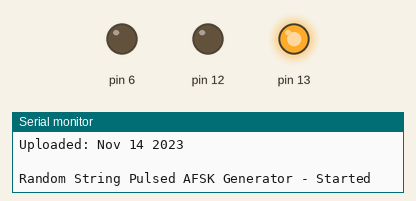
A sketch run on a simulated Arduino Uno, built with avr-gcc and run on an emulated ATmega328P. On the bench: output pins drawn as LEDs (lit = HIGH), the last lines printed to the serial monitor. Random numbers use the default seed unless the sketch sets one; pins used as bus, display or sensor lines are not drawn.

Above: at 0.1 s.
At 123.5 s:
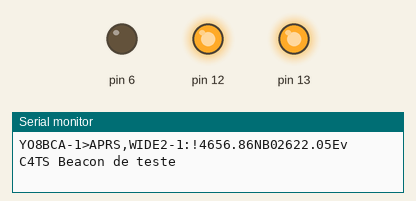
Timing chart, 0 to 125.0 s (numbered marks = the images above):
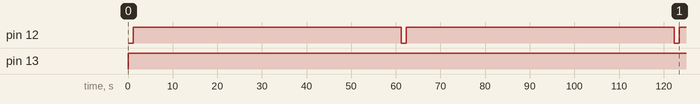

The sketch:

transmisie.ino
```cpp
// (licence header left out)
#include <math.h>
#include <stdio.h>

// Defines the Square Wave Output Pin
#define OUT_PIN 9

#define _1200   1
#define _2400   0

#define _FLAG       0x7e
#define _CTRL_ID    0x03
#define _PID        0xf0
#define _DT_EXP     ','
#define _DT_STATUS  '>'
#define _DT_POS     '!'

#define _FIXPOS         1
#define _STATUS         2
#define _FIXPOS_STATUS  3

bool nada = _2400;

/*
 * SQUARE WAVE SIGNAL GENERATION
 *
 * baud_adj lets you to adjust or fine tune overall baud rate
 * by simultaneously adjust the 1200 Hz and 2400 Hz tone,
 * so that both tone would scales synchronously.
 * adj_1200 determined the 1200 hz tone adjustment.
 * tc1200 is the half of the 1200 Hz signal periods.
 *
 *      -------------------------                           -------
 *     |                         |                         |
 *     |                         |                         |
 *     |                         |                         |
 * ----                           -------------------------
 *
 *     |<------ tc1200 --------->|<------ tc1200 --------->|
 *
 * adj_2400 determined the 2400 hz tone adjustment.
 * tc2400 is the half of the 2400 Hz signal periods.
 *
 *      ------------              ------------              -------
 *     |            |            |            |            |
 *     |            |            |            |            |
 *     |            |            |            |            |
 * ----              ------------              ------------
 *
 *     |<--tc2400-->|<--tc2400-->|<--tc2400-->|<--tc2400-->|
 *
 */
const float baud_adj = 0.975;
const float adj_1200 = 1.0 * baud_adj;
const float adj_2400 = 1.0 * baud_adj;
unsigned int tc1200 = (unsigned int)(0.5 * adj_1200 * 1000000.0 / 1200.0);
unsigned int tc2400 = (unsigned int)(0.5 * adj_2400 * 1000000.0 / 2400.0);

/*
 * This strings will be used to generate AFSK signals, over and over again.
 */
const char *mycall = "YO8BCA";
char myssid = 1;

const char *dest = "APRS";

const char *digi = "WIDE2";
char digissid = 1;

const char *mystatus = "C4TS Beacon de teste";

const char *lat = "4656.86N"; //4656.86N/02622.05E
const char *lon = "02622.05E";
const char sym_ovl = 'B';
const char sym_tab = 'v';

unsigned int tx_delay = 60000;
unsigned int str_len = 400;

char bit_stuff = 0;
unsigned short crc=0xffff;

/*
 *
 */
void set_nada_1200(void);
void set_nada_2400(void);
void set_nada(bool nada);

void send_char_NRZI(unsigned char in_byte, bool enBitStuff);
void send_string_len(const char *in_string, int len);

void calc_crc(bool in_bit);
void send_crc(void);

void send_packet(char packet_type);
void send_flag(unsigned char flag_len);
void send_header(void);
void send_payload(char type);

void set_io(void);
void print_code_version(void);
void print_debug(char type);

/*
 *
 */
void set_nada_1200(void)
{
  digitalWrite(OUT_PIN, HIGH);
  delayMicroseconds(tc1200);
  digitalWrite(OUT_PIN, LOW);
  delayMicroseconds(tc1200);
}

void set_nada_2400(void)
{
  digitalWrite(OUT_PIN, HIGH);
  delayMicroseconds(tc2400);
  digitalWrite(OUT_PIN, LOW);
  delayMicroseconds(tc2400);

  digitalWrite(OUT_PIN, HIGH);
  delayMicroseconds(tc2400);
  digitalWrite(OUT_PIN, LOW);
  delayMicroseconds(tc2400);
}

void set_nada(bool nada)
{
  if(nada)
    set_nada_1200();
  else
    set_nada_2400();
}

/*
 * This function will calculate CRC-16 CCITT for the FCS (Frame Check Sequence)
 * as required for the HDLC frame validity check.
 *
 * Using 0x1021 as polynomial generator. The CRC registers are initialized with
 * 0xFFFF
 */
void calc_crc(bool in_bit)
{
  unsigned short xor_in;

  xor_in = crc ^ in_bit;
  crc >>= 1;

  if(xor_in & 0x01)
    crc ^= 0x8408;
}

void send_crc(void)
{
  unsigned char crc_lo = crc ^ 0xff;
  unsigned char crc_hi = (crc >> 8) ^ 0xff;

  send_char_NRZI(crc_lo, HIGH);
  send_char_NRZI(crc_hi, HIGH);
}

void send_header(void)
{
  char temp;

  /*
   * APRS AX.25 Header
   * ........................................................
   * |   DEST   |  SOURCE  |   DIGI   | CTRL FLD |    PID   |
   * --------------------------------------------------------
   * |  7 bytes |  7 bytes |  7 bytes |   0x03   |   0xf0   |
   * --------------------------------------------------------
   *
   * DEST   : 6 byte "callsign" + 1 byte ssid
   * SOURCE : 6 byte your callsign + 1 byte ssid
   * DIGI   : 6 byte "digi callsign" + 1 byte ssid
   *
   * ALL DEST, SOURCE, & DIGI are left shifted 1 bit, ASCII format.
   * DIGI ssid is left shifted 1 bit + 1
   *
   * CTRL FLD is 0x03 and not shifted.
   * PID is 0xf0 and not shifted.
   */

  /********* DEST ***********/
  temp = strlen(dest);
  for(int j=0; j<temp; j++)
    send_char_NRZI(dest[j] << 1, HIGH);
  if(temp < 6)
  {
    for(int j=0; j<(6 - temp); j++)
      send_char_NRZI(' ' << 1, HIGH);
  }
  send_char_NRZI('0' << 1, HIGH);


  /********* SOURCE *********/
  temp = strlen(mycall);
  for(int j=0; j<temp; j++)
    send_char_NRZI(mycall[j] << 1, HIGH);
  if(temp < 6)
  {
    for(int j=0; j<(6 - temp); j++)
      send_char_NRZI(' ' << 1, HIGH);
  }
  send_char_NRZI((myssid + '0') << 1, HIGH);


  /********* DIGI ***********/
  temp = strlen(digi);
  for(int j=0; j<temp; j++)
    send_char_NRZI(digi[j] << 1, HIGH);
  if(temp < 6)
  {
    for(int j=0; j<(6 - temp); j++)
      send_char_NRZI(' ' << 1, HIGH);
  }
  send_char_NRZI(((digissid + '0') << 1) + 1, HIGH);

  /***** CTRL FLD & PID *****/
  send_char_NRZI(_CTRL_ID, HIGH);
  send_char_NRZI(_PID, HIGH);
}

void send_payload(char type)
{
  /*
   * APRS AX.25 Payloads
   *
   * TYPE : POSITION
   * ........................................................
   * |DATA TYPE |    LAT   |SYMB. OVL.|    LON   |SYMB. TBL.|
   * --------------------------------------------------------
   * |  1 byte  |  8 bytes |  1 byte  |  9 bytes |  1 byte  |
   * --------------------------------------------------------
   *
   * DATA TYPE  : !
   * LAT        : ddmm.ssN or ddmm.ssS
   * LON        : dddmm.ssE or dddmm.ssW
   *
   *
   * TYPE : STATUS
   * ..................................
   * |DATA TYPE |    STATUS TEXT      |
   * ----------------------------------
   * |  1 byte  |       N bytes       |
   * ----------------------------------
   *
   * DATA TYPE  : >
   * STATUS TEXT: Free form text
   *
   *
   * TYPE : POSITION & STATUS
   * ..............................................................................
   * |DATA TYPE |    LAT   |SYMB. OVL.|    LON   |SYMB. TBL.|    STATUS TEXT      |
   * ------------------------------------------------------------------------------
   * |  1 byte  |  8 bytes |  1 byte  |  9 bytes |  1 byte  |       N bytes       |
   * ------------------------------------------------------------------------------
   *
   * DATA TYPE  : !
   * LAT        : ddmm.ssN or ddmm.ssS
   * LON        : dddmm.ssE or dddmm.ssW
   * STATUS TEXT: Free form text
   *
   *
   * All of the data are sent in the form of ASCII Text, not shifted.
   *
   */
  if(type == _FIXPOS)
  {
    send_char_NRZI(_DT_POS, HIGH);
    send_string_len(lat, strlen(lat));
    send_char_NRZI(sym_ovl, HIGH);
    send_string_len(lon, strlen(lon));
    send_char_NRZI(sym_tab, HIGH);
  }
  else if(type == _STATUS)
  {
    send_char_NRZI(_DT_STATUS, HIGH);
    send_string_len(mystatus, strlen(mystatus));
  }
  else if(type == _FIXPOS_STATUS)
  {
    send_char_NRZI(_DT_POS, HIGH);
    send_string_len(lat, strlen(lat));
    send_char_NRZI(sym_ovl, HIGH);
    send_string_len(lon, strlen(lon));
    send_char_NRZI(sym_tab, HIGH);

    send_char_NRZI(' ', HIGH);
    send_string_len(mystatus, strlen(mystatus));
  }
}

/*
 * This function will send one byte input and convert it
 * into AFSK signal one bit at a time LSB first.
 *
 * The encode which used is NRZI (Non Return to Zero, Inverted)
 * bit 1 : transmitted as no change in tone
 * bit 0 : transmitted as change in tone
 */
void send_char_NRZI(unsigned char in_byte, bool enBitStuff)
{
  bool bits;

  for(int i = 0; i < 8; i++)
  {
    bits = in_byte & 0x01;

    calc_crc(bits);

    if(bits)
    {
      set_nada(nada);
      bit_stuff++;

      if((enBitStuff) && (bit_stuff == 5))
      {
        nada ^= 1;
        set_nada(nada);

        bit_stuff = 0;
      }
    }
    else
    {
      nada ^= 1;
      set_nada(nada);

      bit_stuff = 0;
    }

    in_byte >>= 1;
  }
}

void send_string_len(const char *in_string, int len)
{
  for(int j=0; j<len; j++)
    send_char_NRZI(in_string[j], HIGH);
}

void send_flag(unsigned char flag_len)
{
  for(int j=0; j<flag_len; j++)
    send_char_NRZI(_FLAG, LOW);
}

/*
 * In this preliminary test, a packet is consists of FLAG(s) and PAYLOAD(s).
 * Standard APRS FLAG is 0x7e character sent over and over again as a packet
 * delimiter. In this example, 100 flags is used the preamble and 3 flags as
 * the postamble.
 */
void send_packet(char packet_type)
{
  print_debug(packet_type);

  //digitalWrite(LED_BUILTIN, 1);

  /*
   * AX25 FRAME
   *
   * ........................................................
   * |  FLAG(s) |  HEADER  | PAYLOAD  | FCS(CRC) |  FLAG(s) |
   * --------------------------------------------------------
   * |  N bytes | 22 bytes |  N bytes | 2 bytes  |  N bytes |
   * --------------------------------------------------------
   *
   * FLAG(s)  : 0x7e
   * HEADER   : see header
   * PAYLOAD  : 1 byte data type + N byte info
   * FCS      : 2 bytes calculated from HEADER + PAYLOAD
   */

  send_flag(100);
  crc = 0xffff;
  send_header();
  send_payload(packet_type);
  send_crc();
  send_flag(3);

 // digitalWrite(LED_BUILTIN, 0);
}

/*
 * Function to randomized the value of a variable with defined low and hi limit value.
 * Used to create random AFSK pulse length.
 */
void randomize(unsigned int &var, unsigned int low, unsigned int high)
{
  var = random(low, high);
}

/*
 *
 */
void set_io(void)
{
  //pinMode(LED_BUILTIN, OUTPUT);
  pinMode(OUT_PIN, OUTPUT);

  Serial.begin(9600);
}

void print_code_version(void)
{
  Serial.println(" ");
  Serial.print("Sketch:   ");   Serial.println(__FILE__);
  Serial.print("Uploaded: ");   Serial.println(__DATE__);
  Serial.println(" ");

  Serial.println("Random String Pulsed AFSK Generator - Started \n");
}

void print_debug(char type)
{
  int temp;

  /*
   * PROTOCOL DEBUG.
   *
   * Will outputs the transmitted data to the serial monitor
   * in the form of TNC2 string format.
   *
   * MYCALL-N>APRS,DIGIn-N:<PAYLOAD STRING> <CR><LF>
   */

  /****** MYCALL ********/
  temp = strlen(mycall);
  for(int j=0; j<temp; j++)
    Serial.print(mycall[j]);
  Serial.print('-');
  Serial.print(myssid, DEC);
  Serial.print('>');

  /******** DEST ********/
  temp = strlen(dest);
  for(int j=0; j<temp; j++)
    Serial.print(dest[j]);
  Serial.print(',');

  /******** DIGI ********/
  temp = strlen(digi);
  for(int j=0; j<temp; j++)
    Serial.print(digi[j]);
  Serial.print('-');
  Serial.print(digissid, DEC);
  Serial.print(':');

  /******* PAYLOAD ******/
  if(type == _FIXPOS)
  {
    Serial.print(_DT_POS);
    Serial.print(lat);
    Serial.print(sym_ovl);
    Serial.print(lon);
    Serial.print(sym_tab);
  }
  else if(type == _STATUS)
  {
    Serial.print(_DT_STATUS);
    Serial.print(mystatus);
  }
  else if(type == _FIXPOS_STATUS)
  {
    Serial.print(_DT_POS);
    Serial.print(lat);
    Serial.print(sym_ovl);
    Serial.print(lon);
    Serial.print(sym_tab);

    Serial.print(' ');
    Serial.print(mystatus);
  }

  Serial.println(' ');
}

/*
 *
 */
void setup()
{
  set_io();
  print_code_version();
  pinMode(12, OUTPUT);
  pinMode(13, OUTPUT);
  pinMode(6, OUTPUT);
}

void loop()
{
  digitalWrite(12, LOW);
  digitalWrite(13, HIGH);
  digitalWrite(6, LOW);

  send_packet(_FIXPOS_STATUS);

  digitalWrite(12, HIGH);

  delay(tx_delay);
  //randomize(tx_delay, 10, 5000);
  //randomize(str_len, 10, 420);
}
```

Measured:
- by itself, pin 12: alternates HIGH for 60.0 s and LOW for 1.1 s
- by itself, pin 13: LOW → HIGH at 0.04 s
